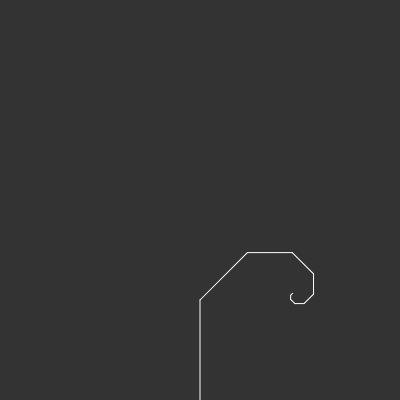
Frame 1 (no input)
Frame 60 (no input): identical to frame 1, image omitted
Frame 120 (the mouse pressed at the canvas centre since frame 60): identical to frame 1, image omitted

The p5.js sketch that drew this single still picture (run headless with seeded random() and noise() and a simulated clock; from frame 60 on, the mouse is pressed at the canvas centre):

// p5.js sketch
// ── sketch.js
let angle = 100;

let slider;
function setup(){
  createCanvas(400, 400);
  slider = createSlider(0, TWO_PI, PI/4);
}

function draw(){
  background(51);
  angle= slider.value();
  stroke(255);
  translate(200, height);
  branch(100);


}

function branch(len){
  line(0,0,0, -len);
  translate(0, -len);
  rotate(PI/4);
  if (len > 4){
    branch (len * .67);
  }
}

// function branch(len, angle){
//   line(0, 0, 0, -len);
//   translate(0, -len);
//   rotate(angle);
//   if (len > 4){
//     branch(len * .67);
//     // push()
//     // rotate(angle);
//     // branch(len*.67);
//     // pop();
//     // push();
//     // rotate(-angle);
//     // branch(len*.67);
//     // pop();
//
//   }
//   // line(0, 0, 0, -len * 0.67);
// }
